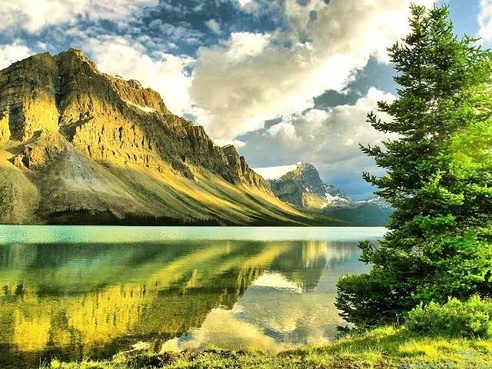
#> input picture images/image3.jpeg, 492 x 369 px, shrunk from 640 x 480 before the run
$ python Question_5.py
#> lines starting #> are read from the running program, lines starting #| are printed output that depends on the picture; after the words box and inside, x2 and y2 are one past the last pixel; in counts of white or black regions, pixels touching at a corner belong together
# Write a program to enhance the image in spatial domain using –
# a) Image negative
# b) Log transformation
# c) Power law transform
# d) Piecewise linear transform

import cv2
import numpy as np

image = cv2.imread("images/image3.jpeg")
#> image is the input picture: shape (369, 492, 3); mean B, G, R 97.6, 150.2, 142.5
cv2.imshow("Original Image", image)

# a) Image negative...
image_negative = 255 - image
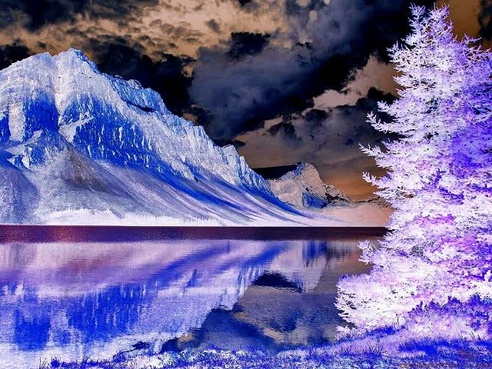
#> image_negative: shape (369, 492, 3); mean B, G, R 157.4, 104.8, 112.5
cv2.imshow("Negative Image", image_negative)
cv2.waitKey(0)

# b) Log Transformation...
img = cv2.imread("images/fourier_spectrum.png")
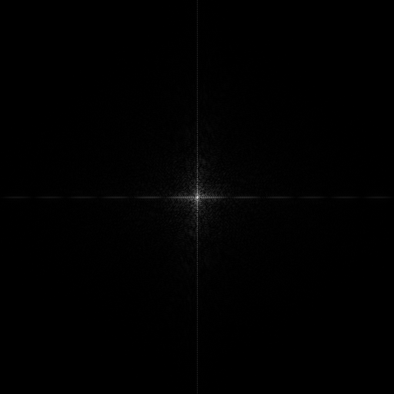
#> input picture images/fourier_spectrum.png, 394 x 394 px, shrunk from 512 x 512 before the run
#> img is the input picture: shape (394, 394, 3); min 0, max 215, mean 1.1
cv2.imshow("Original Image", img)
c = 255/(np.log(1 + np.max(img)))
#> c = 47.44
log_transformed = c * np.log(1 + img)
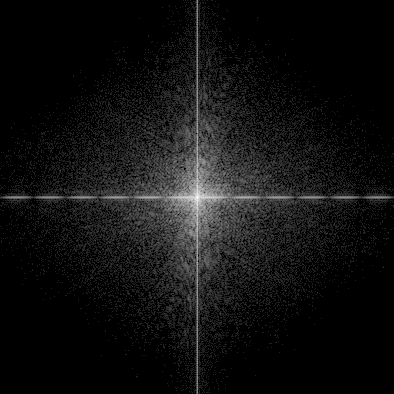
#> log_transformed: shape (394, 394, 3) float16; min 0, max 255, mean 17.2
log_transformed = np.array(log_transformed, dtype = np.uint8)
cv2.imshow("Log Tranceformation Image", log_transformed)
cv2.waitKey(0)

# c) Power law transformation...
img_2 = cv2.imread("images\image3.jpeg")
cv2.imshow("Original Image", img_2)
cv2.waitKey(0)
# Trying 4 gamma values.
for gamma in [0.1, 0.5, 1.2, 2.2]:
    gamma_corrected = np.array(255*(img_2 / 255) ** gamma, dtype = 'uint8')
    cv2.imshow(f"Power law transformed with exponent value = {gamma} .jpg", gamma_corrected)
    cv2.waitKey(0)
#> this loop made 4 passes
#> pass 1, `gamma_corrected = np.array(255*(img_2 / 255) ** gamma, dtype = 'uint8')`:
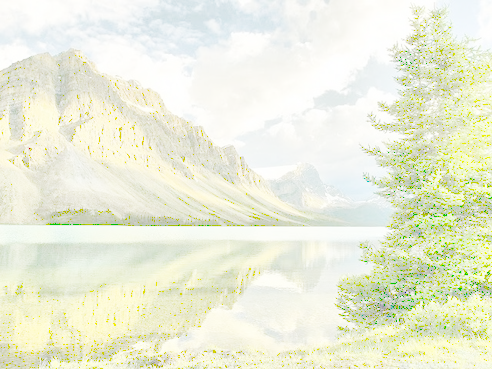
#> gamma_corrected: shape (369, 492, 3); mean B, G, R 218.3, 238.7, 235.8

# d) Piecewise linear transformation...
# Function to map each intensity level to output intensity level.
def pixelVal(pix, r1, s1, r2, s2):
    if (0 <= pix and pix <= r1):
        return (s1 / r1)*pix
    elif (r1 < pix and pix <= r2):
        return ((s2 - s1)/(r2 - r1)) * (pix - r1) + s1
    else:
        return ((255 - s2)/(255 - r2)) * (pix - r2) + s2
# Open the image.
img = cv2.imread("images\image5.jpg")
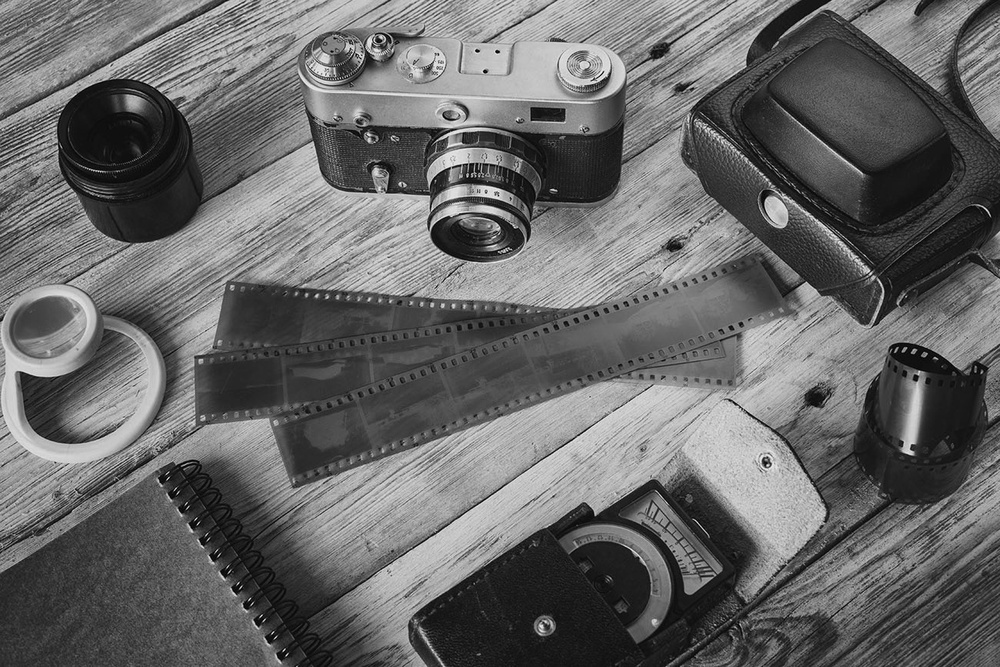
#> input picture images/image5.jpg, 1000 x 667 px, shrunk from 1300 x 867 before the run, found by its file name
#> img is the input picture: shape (667, 1000, 3); min 0, max 249, mean 103.4
# Define parameters.
r1 = 70
s1 = 0
r2 = 140
s2 = 255
# Vectorize the function to apply it to each value in the Numpy array.
pixelVal_vec = np.vectorize(pixelVal)
# Apply contrast stretching.
contrast_stretched = pixelVal_vec(img, r1, s1, r2, s2)
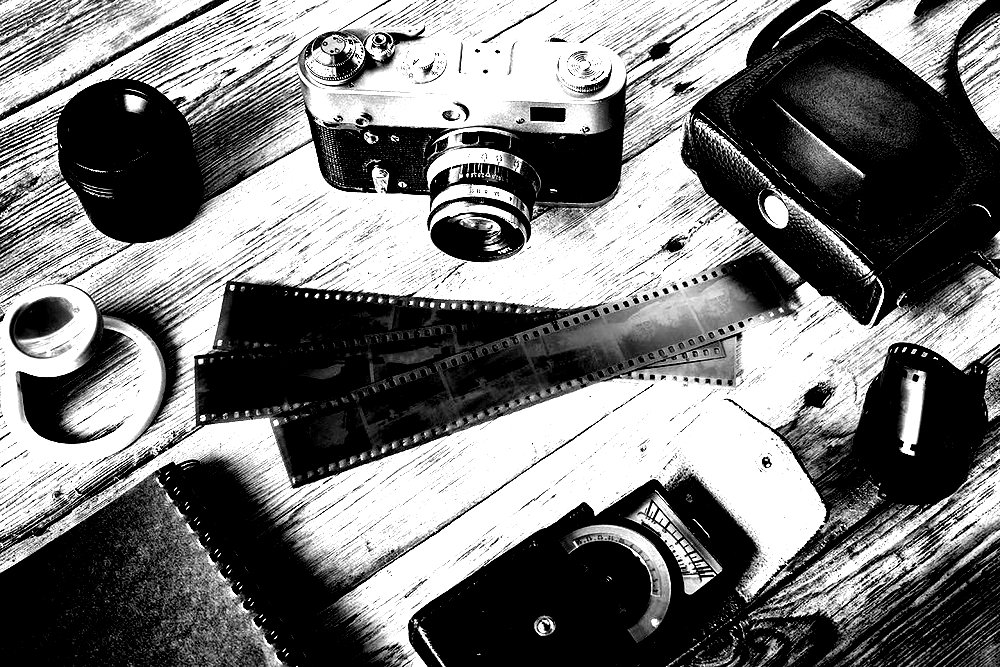
#> contrast_stretched: shape (667, 1000, 3) float64; min 0, max 255, mean 119.6
cv2.imshow("Original Image", img)
cv2.imshow("Contrast Stretched Image", contrast_stretched)
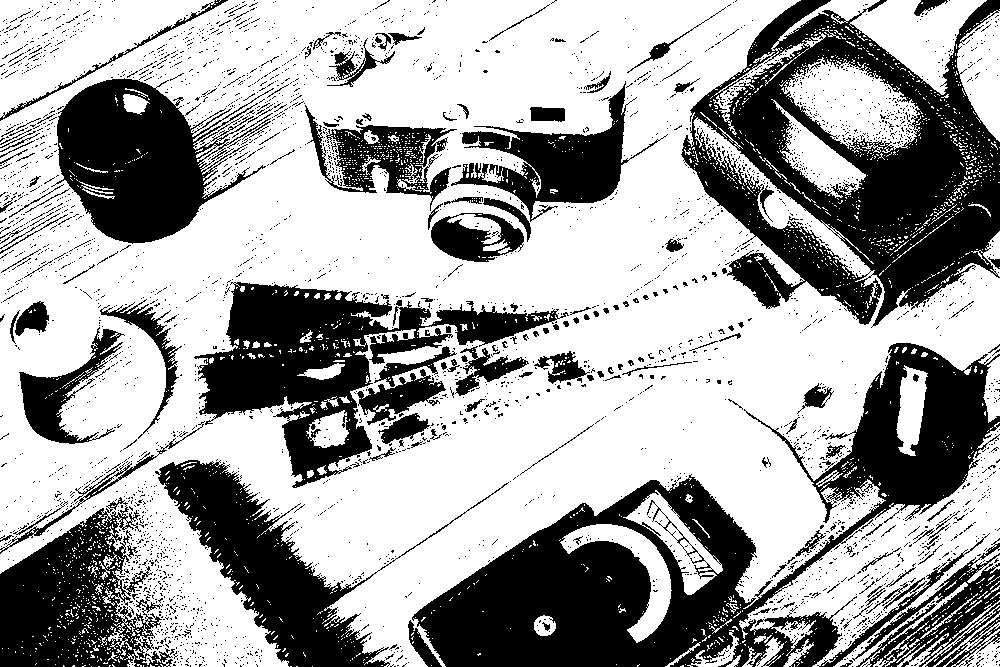
#> window 'Contrast Stretched Image': shape (667, 1000, 3); 64% white; 3488 black regions (3323 under 20 px), largest, box (x1, y1, x2, y2) and area: (412, 343, 1000, 667) 57769, (681, 0, 1000, 328) 48778, (194, 282, 569, 488) 24602
cv2.waitKey(0)
